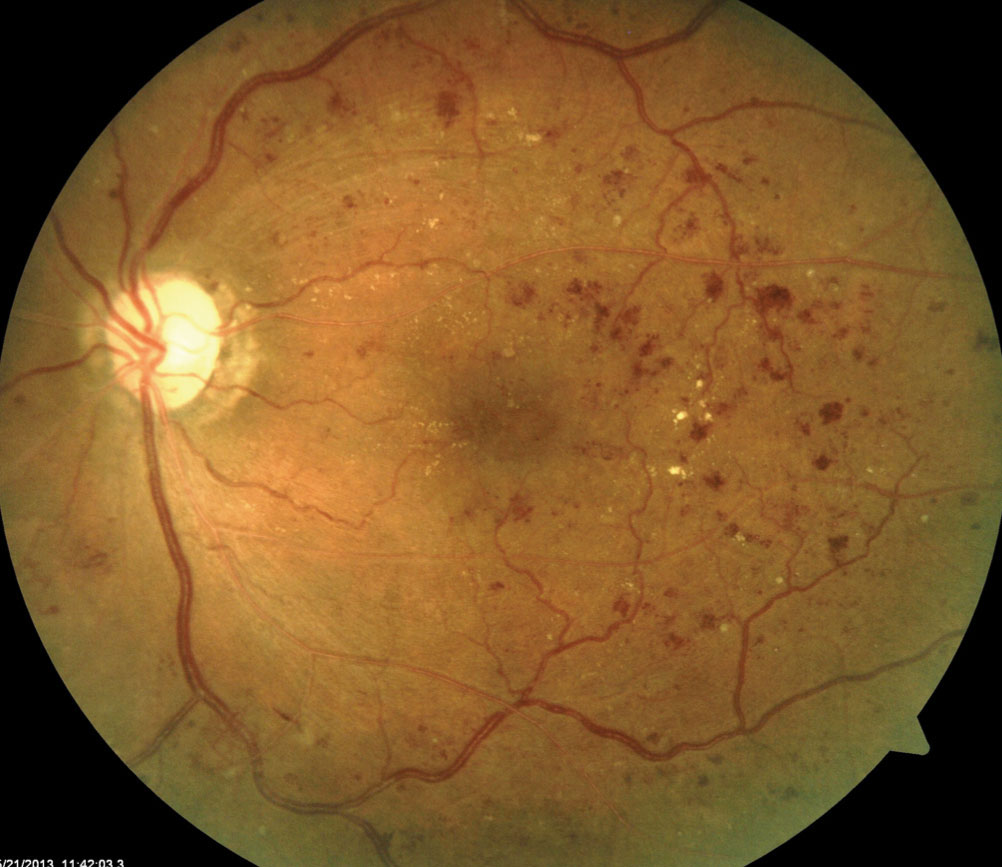
%> input picture datasets/2.jpg, 1002 x 867 px
$ octave --eval "verifyCameraCalibration;"   (GNU Octave 9; MATLAB toolbox functions it lacks are replaced by stand-ins)
%> lines starting %> are read from the running program, lines starting %| are printed output that depends on the picture; in (x1, y1, x2, y2) boxes, pixels count from 0 and x2, y2 are one past the last pixel; in counts of white or black regions, pixels touching at a corner belong together; the program's own positions count from 1
### central-system/backend/ml-pipeline/cameraCalibration/classifyCameraFamily.m
function [family, detail] = classifyCameraFamily(rawImg, reportedDeviceId)
% CLASSIFYCAMERAFAMILY  Identify the capture device family from the image.
%
%   family           = classifyCameraFamily(rawImg)
%   [family, detail] = classifyCameraFamily(rawImg, reportedDeviceId)
%
%   Inputs:
%     rawImg           - HxWx3 uint8, the RAW image as captured. NOT cropped:
%                        benGrahamCrop removes the vignette and normalises the
%                        aspect ratio, which are two of the four features here.
%     reportedDeviceId - optional, the worker-reported cameraDeviceId from the
%                        capture-metadata questionnaire.
%
%   Outputs:
%     family - char, a key in calibrationProfiles.json, or 'unknown'.
%     detail - struct: .features, .scores, .expectedFamily, .mismatch, .notes
%
%   Task 6.3 / design doc §6.3.
%
%   ── WHY THIS EXISTS ────────────────────────────────────────────────────────
%   Different fundus cameras produce systematically different images. A model
%   trained mostly on one degrades on another — the domain generalization gap,
%   and the biggest threat to this system working outside a lab. The PS names
%   portable-camera image quality as a concern directly.
%
%   ── A HEURISTIC, AND SAID SO ───────────────────────────────────────────────
%   Rule-based, not trained, because there is no multi-camera dataset here to
%   train on (design doc §6.3 specifies exactly this). The thresholds come from
%   the optics of each camera class, not from fitting. NO CLASSIFICATION
%   ACCURACY HAS BEEN MEASURED and none should be quoted. What IS verified is
%   that the features separate synthetically-perturbed camera variants and that
%   the chosen profile actually changes the output.
%
%   ── THE MISMATCH IS A FEATURE, NOT AN ERROR ────────────────────────────────
%   When the image says one family and the technician reported a device
%   associated with another, that disagreement is itself useful — it can mean an
%   unusual capture, a mislabelled device, or a camera swapped without the
%   config being updated (design doc §9.4). It is surfaced, never suppressed,
%   and it never overrides the image evidence: the pixels are what the model
%   will actually see.

if nargin < 2, reportedDeviceId = ''; end

if size(rawImg, 3) ~= 3
    error('classifyCameraFamily:badInput', 'Expected an HxWx3 RGB image.');
end

cfg = loadProfiles();

% ── Features ────────────────────────────────────────────────────────────────
f = extractFeatures(rawImg);

% ── Score each family ───────────────────────────────────────────────────────
% Every feature must fall inside the family's range. A per-feature score in
% [0,1] measures how centrally it sits, and the family score is the MINIMUM
% across features, not the mean.
%
% Minimum, deliberately: a mean lets three good features outvote one that is
% flatly out of range, which is how a desktop image gets called a smartphone
% because its colour balance happened to match. Every feature holds a veto.
famNames = fieldnames(cfg.families);
scores = struct();
best = ''; bestScore = -Inf;

for k = 1:numel(famNames)
    name = famNames{k};
    fam  = cfg.families.(name);
    if strcmp(name, cfg.defaultFamily), continue; end   % fallback, never scored

    s = scoreFamily(f, fam.match);
    scores.(name) = s;
    if s > bestScore
        bestScore = s;
        best = name;
    end
end

% A zero score means at least one feature was out of range for every family.
% Falling back to 'unknown' — whose profile is a no-op — is the right answer:
% an unrecognised camera must never be made worse by a guessed correction.
if bestScore <= 0 || isempty(best)
    family = cfg.defaultFamily;
else
    family = best;
end

% ── Cross-check against the worker-reported device ──────────────────────────
expectedFamily = '';
mismatch = false;
notes = {};

if ~isempty(reportedDeviceId) && isfield(cfg.deviceAssociations, matlab.lang.makeValidName(reportedDeviceId))
    assoc = cfg.deviceAssociations.(matlab.lang.makeValidName(reportedDeviceId));
    if ~isempty(assoc) && ~(isnumeric(assoc) && isempty(assoc))
        expectedFamily = char(assoc);
        if ~strcmp(expectedFamily, family)
            mismatch = true;
            notes{end+1} = sprintf(['reported device ''%s'' implies family ''%s'', ' ...
                'but the image looks like ''%s'''], ...
                reportedDeviceId, expectedFamily, family);
        end
    end
end

if strcmp(family, cfg.defaultFamily)
    notes{end+1} = ['no family matched; using the neutral profile, which is a ' ...
                    'no-op rather than a guess'];
end

detail = struct( ...
    'features',       f, ...
    'scores',         scores, ...
    'confidence',     max(0, bestScore), ...
    'expectedFamily', expectedFamily, ...
    'reportedDeviceId', reportedDeviceId, ...
    'mismatch',       mismatch, ...
    'profile',        cfg.families.(family).profile, ...
    'notes',          {notes});
end

% ── Feature extraction ──────────────────────────────────────────────────────
% [52 lines left out: function extractFeatures, not called in this run]

% ── Scoring ─────────────────────────────────────────────────────────────────
% [30 lines left out: function scoreFamily, not called in this run]

% ── Profile loading ─────────────────────────────────────────────────────────
function cfg = loadProfiles()
% Cached: this is read once per MATLAB session, not once per case.
persistent cached
if ~isempty(cached), cfg = cached; return; end

thisDir = fileparts(mfilename('fullpath'));
jsonPath = fullfile(thisDir, 'calibrationProfiles.json');
if ~isfile(jsonPath)
    error('classifyCameraFamily:noProfiles', ...
          'calibrationProfiles.json not found at %s', jsonPath);
end
cached = jsondecode(fileread(jsonPath));
cfg = cached;
end

### central-system/backend/ml-pipeline/verifyCameraCalibration.m
function verifyCameraCalibration()
% VERIFYCAMERACALIBRATION  Checks Task 6.3.
%
%   Run: matlab -batch "verifyCameraCalibration"
%
%   ── WHAT THIS CAN AND CANNOT ESTABLISH ─────────────────────────────────────
%   There is no multi-camera dataset here — every sample image comes from a
%   similar source. So this does NOT measure classification accuracy, and no
%   accuracy figure should be quoted from it. The family thresholds remain
%   hand-built and unvalidated.
%
%   What it DOES establish:
%     - the features separate synthetically-perturbed camera variants, so they
%       are discriminative in principle rather than constant;
%     - the chosen profile actually reaches the pixels. Task 6.3's DoD is
%       explicit about this, because the easy failure is to classify the camera,
%       store the family, show it on a dashboard, and never feed it back — at
%       which point everything looks implemented and no pixel differs.
%
%   The synthetic variants below double as the seed for Task 9.3's
%   portable-camera-perturbed test set.

thisDir = fileparts(mfilename('fullpath'));
addpath(fullfile(thisDir, 'preprocessing'));
addpath(fullfile(thisDir, 'cameraCalibration'));

repoRoot = fullfile(thisDir, '..', '..', '..');
imgPath  = fullfile(repoRoot, 'datasets', '2.jpg');
if ~isfile(imgPath), error('verifyCameraCalibration: %s not found.', imgPath); end

raw = imread(imgPath);
%> raw is the input picture: size 867x1002x3 uint8; mean R, G, B 127, 89, 41.4
failures = 0;

% ── Features are computed and discriminative ────────────────────────────────
fprintf('\n===== Task 6.3: camera-family classification =====\n');

variants = struct( ...
    'original',  raw, ...
    'portable',  simulatePortable(raw), ...
    'phone',     simulatePhone(raw));

names = fieldnames(variants);
fams  = cell(1, numel(names));

for k = 1:numel(names)
    [fam, d] = classifyCameraFamily(variants.(names{k}));
% [119 lines not run here, left out]
function out = simulatePortable(img)
% Softer vignette edge, warmer cast, stronger corner falloff.
[H, W, ~] = size(img);
%> H = 867; W = 1002
gray = rgb2gray(img);
retina = imfill(gray > 15, 'holes');
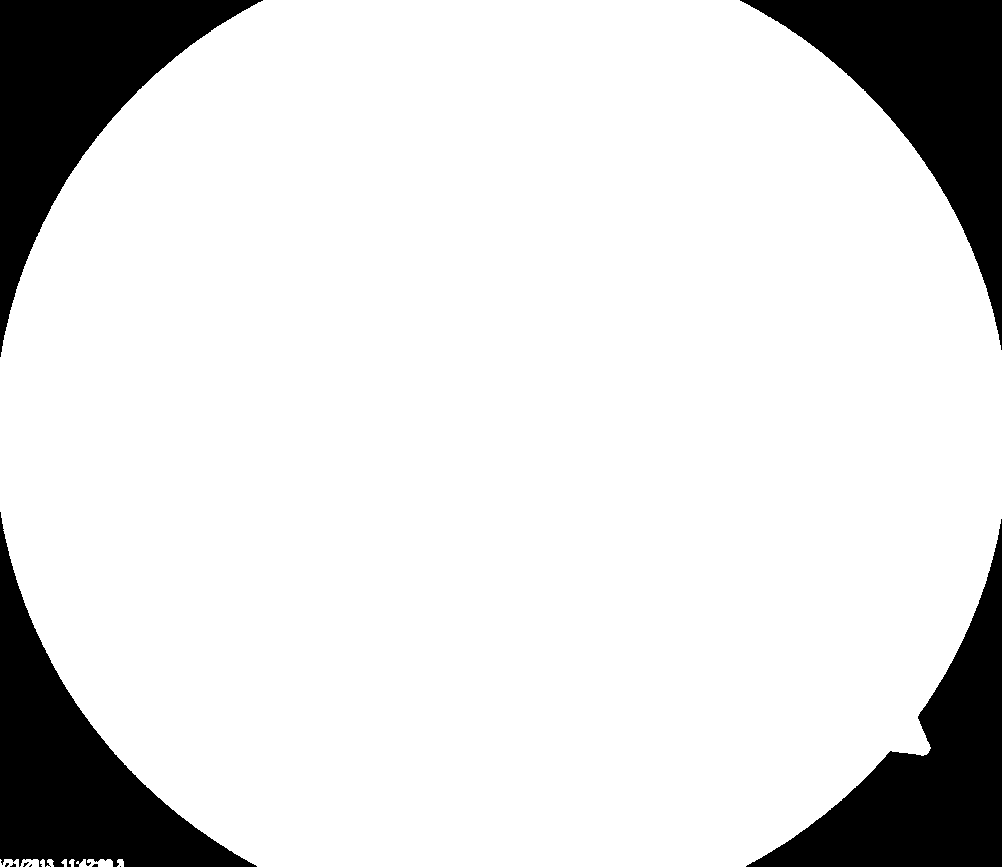
%> retina: size 867x1002 logical; 86% white; 10 black regions (6 under 20 px), largest, box (x1, y1, x2, y2) and area: (0, 0, 263, 357) 31333, (740, 0, 1002, 350) 30950, (0, 512, 257, 867) 30020, (746, 519, 1002, 867) 29519
st = regionprops(bwareafilt(retina, 1), 'Centroid', 'EquivDiameter');
%> st = 1 region; Centroid and EquivDiameter: [502.4 434.9] 974.7
cx = st(1).Centroid(1); cy = st(1).Centroid(2); r = st(1).EquivDiameter / 2;
%> after `cx = st(1).Centroid(1)`: cx = 502.4
%> after `cy = st(1).Centroid(2)`: cy = 434.9
%> after `r = st(1).EquivDiameter / 2`: r = 487.4

[xx, yy] = meshgrid(1:W, 1:H);
rn = hypot(xx - cx, yy - cy) / r;
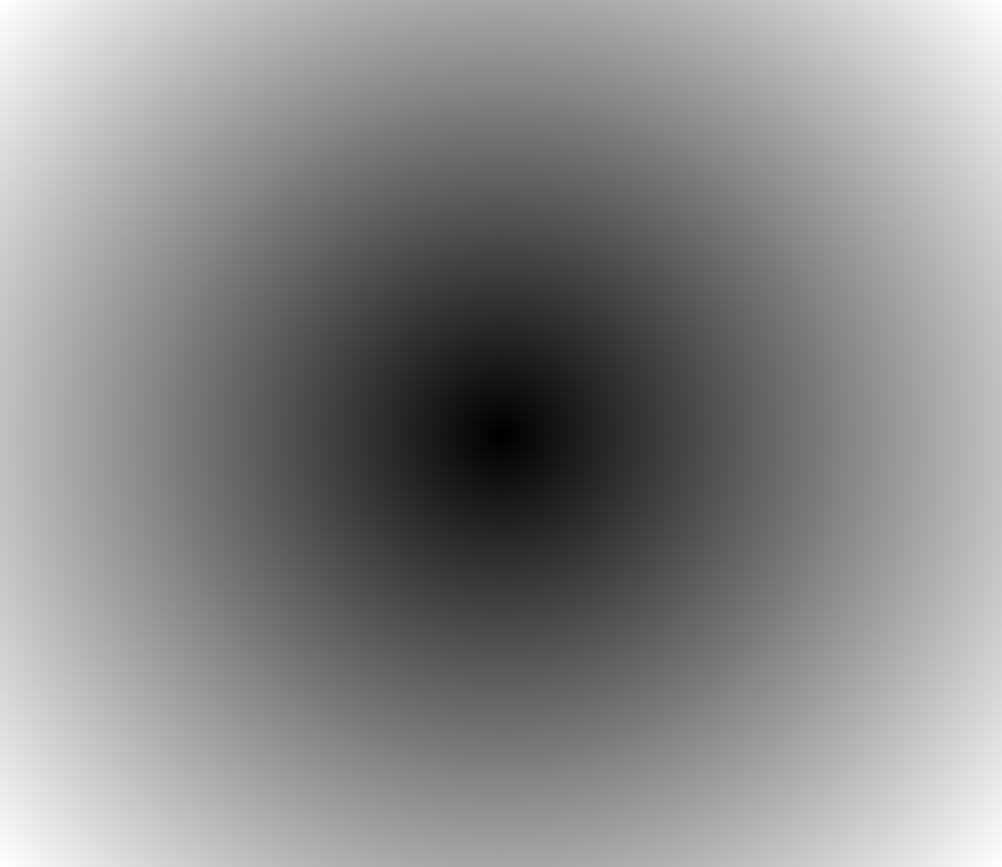
%> rn: size 867x1002 double; min 0.000817, max 1.36, mean 0.735; drawn with min black and max white

% Gradual falloff instead of a hard optical edge.
falloff = max(0, 1 - 0.55 * max(0, rn - 0.55) / 0.45);
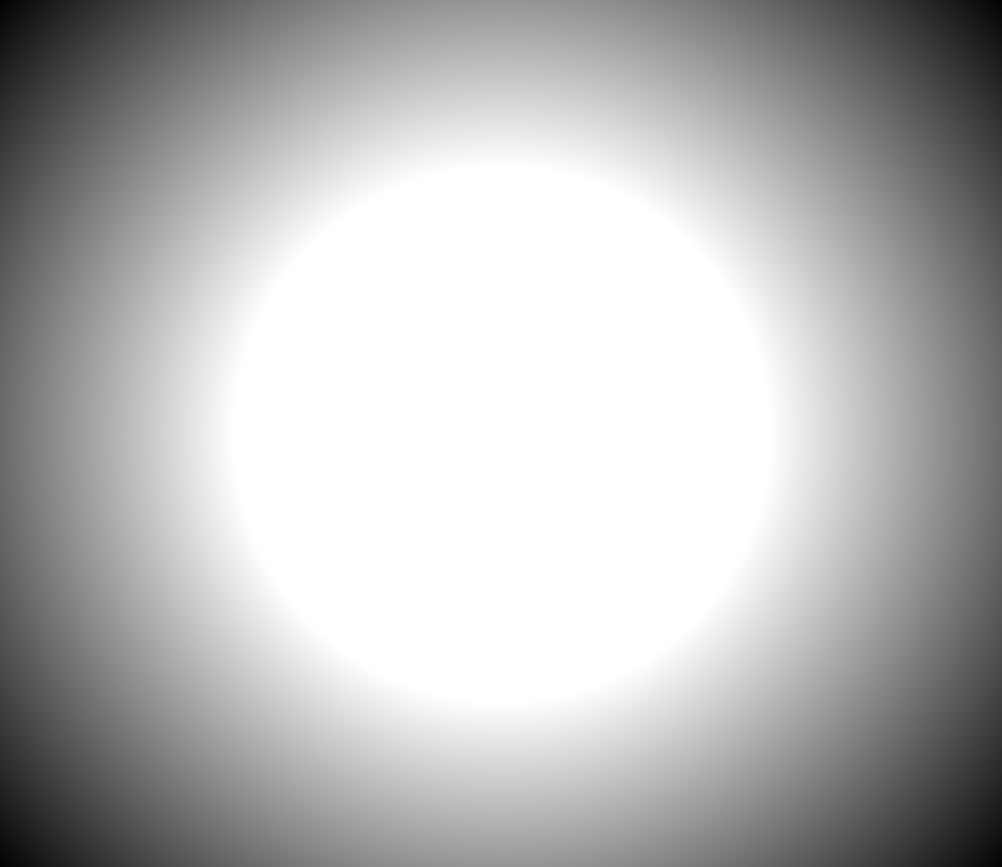
%> falloff: size 867x1002 double; min 0.00947, max 1, mean 0.716
falloff = imgaussfilt(falloff, 12);

out = double(img);
for c = 1:3
    out(:,:,c) = out(:,:,c) .* falloff;
end
out(:,:,1) = out(:,:,1) * 1.10;    % warm cast
out(:,:,3) = out(:,:,3) * 0.92;
out = uint8(max(0, min(255, out)));
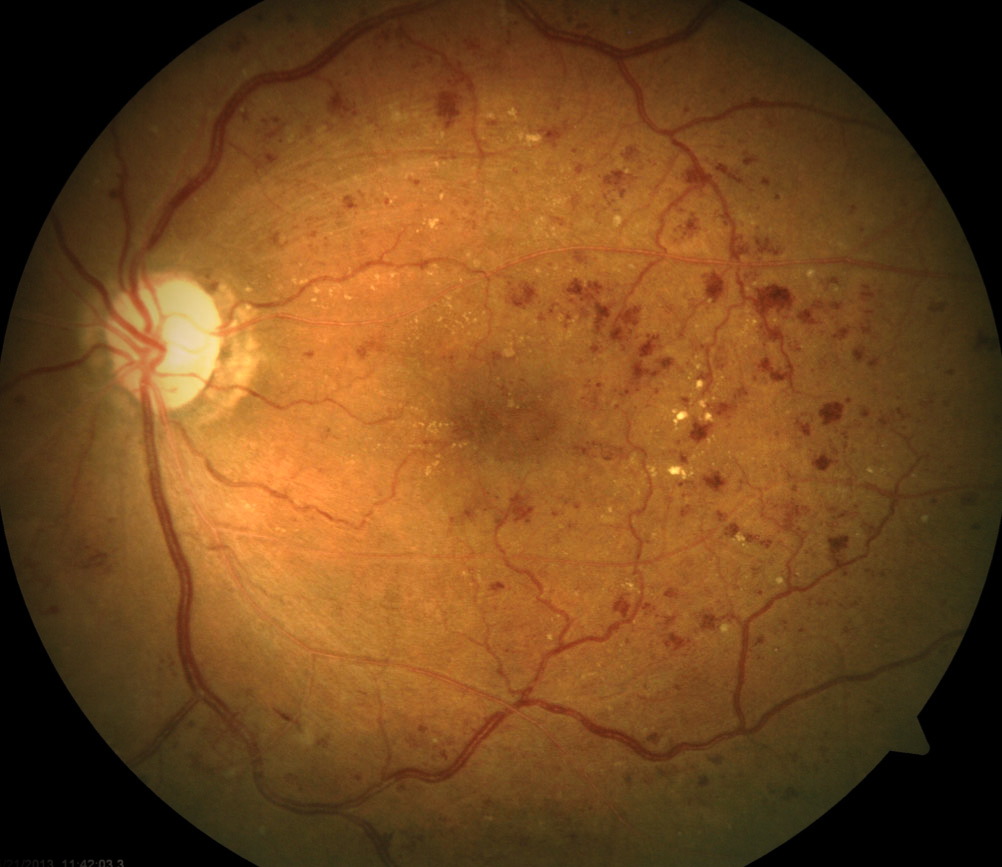
%> out: size 867x1002x3 uint8; mean R, G, B 113.8, 71.1, 30.1; mean of the top-left, top-right, bottom-left and bottom-right quarters 80.5, 64.9, 77.6, 63.8
end

function out = simulatePhone(img)
% Small retinal circle inside a tall phone frame, soft edge.
small = imresize(simulatePortable(img), 0.55);
[h, w, ~] = size(small);
%> h = 477; w = 552
H = round(h * 1.7); W = round(w * 1.0);
%> after `H = round(h * 1.7)`: H = 811
%> after `W = round(w * 1.0)`: W = 552
out = zeros(H, W, 3, 'uint8');
y0 = round((H - h) / 2); x0 = round((W - w) / 2);
%> after `y0 = round((H - h) / 2)`: y0 = 167
%> after `x0 = round((W - w) / 2)`: x0 = 0
out(y0+1:y0+h, x0+1:x0+w, :) = small;
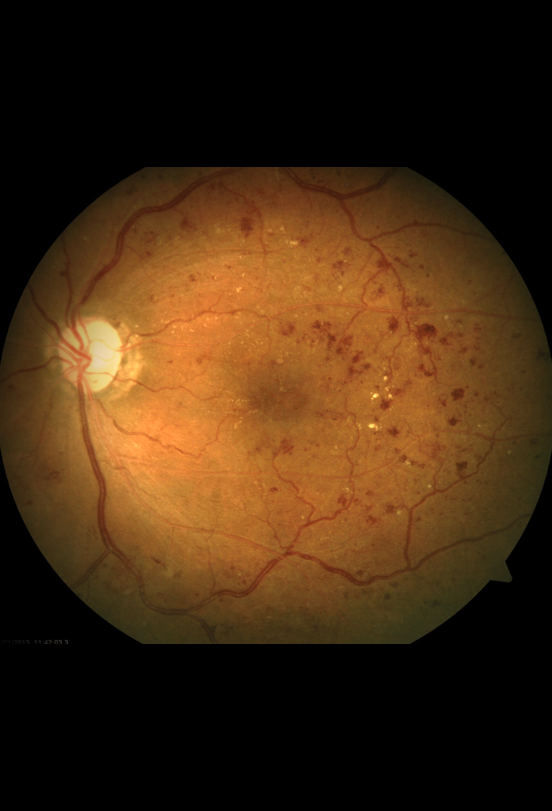
%> out: size 811x552x3 uint8; mean R, G, B 66.9, 41.8, 17.7
out = imgaussfilt(out, 1.2);
end

% ── Harness ─────────────────────────────────────────────────────────────────
function d = meanAbsDiff(a, b)
if ~isequal(size(a), size(b)), d = Inf; return; end
d = mean(abs(double(a(:)) - double(b(:))));
end

function n = report(label, ok, detail)
if ok
    fprintf('  PASS  %s\n', label); n = 0;
else
    fprintf('  FAIL  %s', label);
    if nargin > 2, fprintf('  [%s]', detail); end
    fprintf('\n'); n = 1;
end
end

function n = reportErr(label, fn)
try
    fn(); fprintf('  FAIL  %s  [no error raised]\n', label); n = 1;
catch
    fprintf('  PASS  %s\n', label); n = 0;
end
end

function s = ternary(c, a, b)
if c, s = a; else, s = b; end
end
%> in verifyCameraCalibration, `names = fieldnames(variants);`: names = {'original', 'portable', 'phone'}
%> in verifyCameraCalibration, `fams  = cell(1, numel(names));`: fams = {[], [], []}
%> the loop in verifyCameraCalibration, `for k = 1:numel(names)` made 1 pass
%> reportedDeviceId in classifyCameraFamily on pass 1: ''
%> the run ends on the next line
